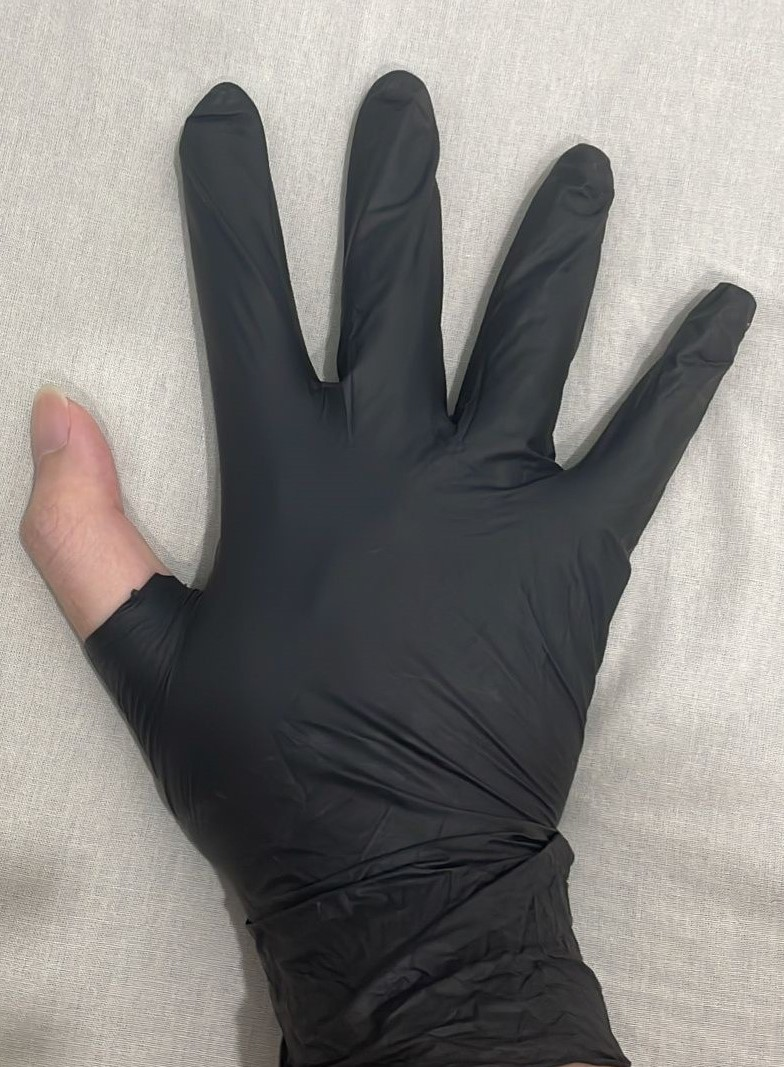
%> input picture alfieDevSpace/RubberNitrile_pic/RNMissingFinger_1.jpg, 784 x 1067 px
$ octave --eval "RubberFinger(imread('RubberNitrile_pic/RNMissingFinger_1.jpg'));"   (GNU Octave 9; MATLAB toolbox functions it lacks are replaced by stand-ins)
%> lines starting %> are read from the running program, lines starting %| are printed output that depends on the picture; in (x1, y1, x2, y2) boxes, pixels count from 0 and x2, y2 are one past the last pixel; in counts of white or black regions, pixels touching at a corner belong together; the program's own positions count from 1
function RubberFinger(input_img, showFigures)
    if nargin < 2, showFigures = true; end
    try
        %hared utilities
        gray_img = GloveDetectionUtils.convertToGrayscale(input_img);
        blurred_img = GloveDetectionUtils.applyGaussianFilter(gray_img, 4);

        %HSV
        % Conve to HSV
        hsv_img = rgb2hsv(input_img);
%> hsv_img: size 1067x784x3 double; mean H, S, V 0.31, 0.0906, 0.532
        H = hsv_img(:,:,1); %Hue
        S = hsv_img(:,:,2); %Saturation
        V = hsv_img(:,:,3); %brightness

        % Detect Glove
        black_mask = (V < 0.3) & (S < 0.5);
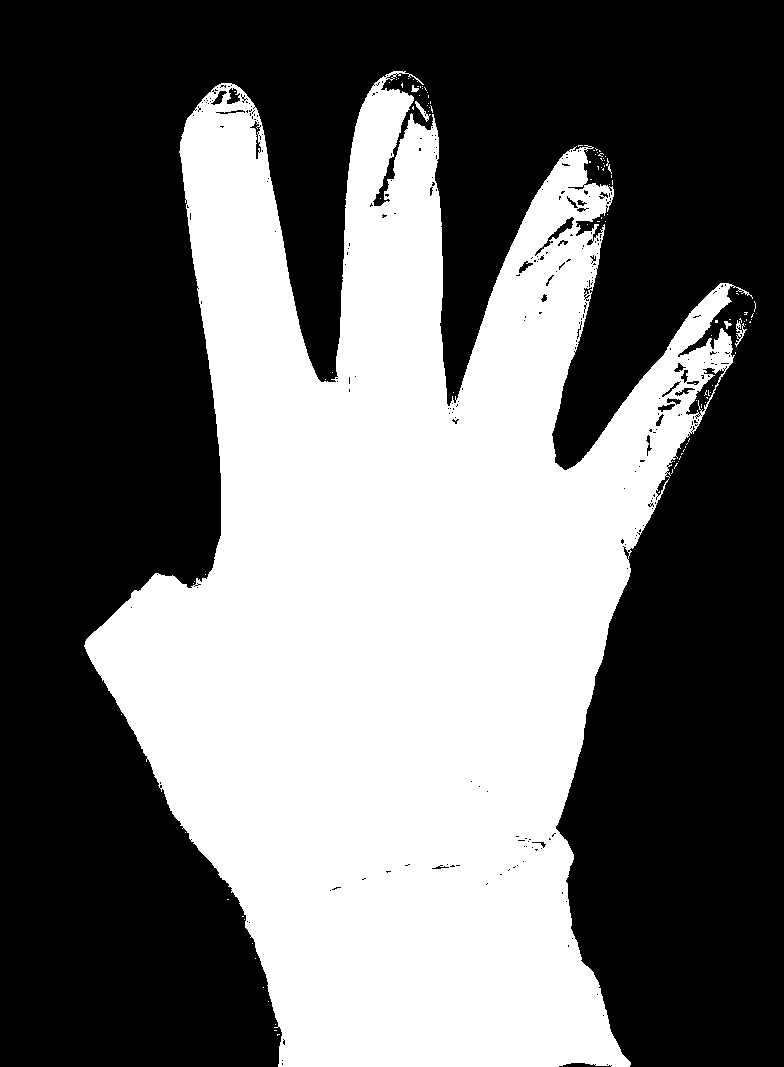
%> black_mask: size 1067x784 logical; 42.3% white; 106 white regions (100 under 20 px), largest, box (x1, y1, x2, y2) and area: (84, 71, 753, 1067) 353646, (735, 320, 747, 347) 106, (415, 101, 431, 122) 89, (411, 85, 419, 92) 32, (724, 321, 732, 329) 32, (606, 158, 612, 174) 27
        black_mask = medfilt2(black_mask, [5 5]); % Rmv noise
%> black_mask: size 1067x784 logical; 42.4% white; 10 white regions (5 under 20 px), largest, box (x1, y1, x2, y2) and area: (85, 71, 733, 1067) 354566, (737, 321, 745, 341) 80, (415, 102, 429, 120) 78, (412, 87, 418, 92) 24, (725, 322, 730, 327) 21
        black_mask = imfill(black_mask, 'holes');
        black_mask = bwareaopen(black_mask, 500);
%> black_mask: size 1067x784 logical; 42.5% white; 1 white region, box (x1, y1, x2, y2) and area: (85, 71, 733, 1067) 355587
        black_mask = bwareafilt(black_mask, 1); % Get largest

        % Detect skin
        skin_mask = ((H < 0.12) | (H > 0.92)) & (S > 0.15) & (S < 0.6) & (V > 0.3) & (V < 0.85);
%> skin_mask: size 1067x784 logical; 2.4% white; 61 white regions (57 under 20 px), largest, box (x1, y1, x2, y2) and area: (20, 386, 170, 642) 19700, (255, 1039, 277, 1067) 367, (559, 1063, 611, 1067) 122, (247, 950, 257, 976) 111
        skin_mask = medfilt2(skin_mask, [5 5]);
%> skin_mask: size 1067x784 logical; 2.5% white; 8 white regions (4 under 20 px), largest, box (x1, y1, x2, y2) and area: (20, 386, 170, 640) 19947, (256, 1039, 276, 1067) 373, (248, 954, 256, 975) 98, (566, 1063, 590, 1067) 86
        skin_mask = bwareaopen(skin_mask, 500);
%> skin_mask: size 1067x784 logical; 2.4% white; 1 white region, box (x1, y1, x2, y2) and area: (20, 386, 170, 640) 19947

        %remove isolated small regions
        skin_mask = bwmorph(skin_mask, 'close', 2);
%> skin_mask: size 1067x784 logical; 2.4% white; 1 white region, box (x1, y1, x2, y2) and area: (20, 386, 170, 640) 20003
        skin_mask = imfill(skin_mask, 'holes');
%> skin_mask: size 1067x784 logical; 2.5% white; 1 white region, box (x1, y1, x2, y2) and area: (20, 386, 170, 640) 20690

        % Detect background
        background_mask = (S < 0.15) & (V > 0.5) & (V < 0.95);
%> background_mask: size 1067x784 logical; 52.1% white; 2004 black regions (2002 under 20 px), largest, box (x1, y1, x2, y2) and area: (20, 70, 757, 1067) 398041, (752, 477, 759, 487) 23
        background_mask = imopen(background_mask, strel('disk', 3));
%> background_mask: size 1067x784 logical; 51.5% white; 1065 black regions (1031 under 20 px), largest, box (x1, y1, x2, y2) and area: (20, 70, 757, 1067) 399533, (730, 605, 775, 657) 732, (754, 496, 784, 563) 672
        background_mask = bwareaopen(background_mask, 5000);
%> background_mask: size 1067x784 logical; 51.4% white; 1065 black regions (1031 under 20 px), largest, box (x1, y1, x2, y2) and area: (20, 70, 757, 1067) 399533, (730, 605, 775, 657) 946, (754, 496, 784, 563) 737
        background_mask = bwareafilt(background_mask, 1);

        %Get Forground
        foreground_base = black_mask | skin_mask; %both glove and detected skin
%> foreground_base: size 1067x784 logical; 45% white; 1 white region, box (x1, y1, x2, y2) and area: (20, 71, 733, 1067) 376277
        foreground_mask = bwconvhull(foreground_base);
%> foreground_mask: size 1067x784 logical; 64.7% white; 1 black region, box (x1, y1, x2, y2) and area: (0, 0, 784, 1067) 294977

        % Expand to include edge
        SE_foreground = strel('disk', 15);
        foreground_mask = imdilate(foreground_mask, SE_foreground);
%> foreground_mask: size 1067x784 logical; 69% white; 1 black region, box (x1, y1, x2, y2) and area: (0, 0, 784, 1067) 259414

        % Remove bg
        foreground_mask = foreground_mask & ~background_mask;
%> foreground_mask: size 1067x784 logical; 47.8% white; 355 white regions (346 under 20 px), largest, box (x1, y1, x2, y2) and area: (20, 70, 747, 1067) 398572, (87, 361, 128, 385) 274, (674, 570, 699, 589) 97

        foreground_mask = imfill(foreground_mask, 'holes');
        foreground_mask = imclose(foreground_mask, strel('disk', 5));
%> foreground_mask: size 1067x784 logical; 48.3% white; 166 white regions (148 under 20 px), largest, box (x1, y1, x2, y2) and area: (20, 70, 747, 1067) 399593, (73, 342, 160, 410) 2154, (672, 526, 711, 601) 853
        foreground_mask = bwareafilt(foreground_mask, 1);
%> foreground_mask: size 1067x784 logical; 47.8% white; 1 white region, box (x1, y1, x2, y2) and area: (20, 70, 747, 1067) 399593

        %glove binary mask
        complete_mask = imbinarize(blurred_img, 0.65);
%> complete_mask: size 1067x784 logical; 48.7% white; 2 white regions, box (x1, y1, x2, y2) and area: (0, 0, 784, 1067) 400521, (58, 429, 140, 610) 6866
        RNMF_defect_mask = imbinarize(blurred_img, 0.40);
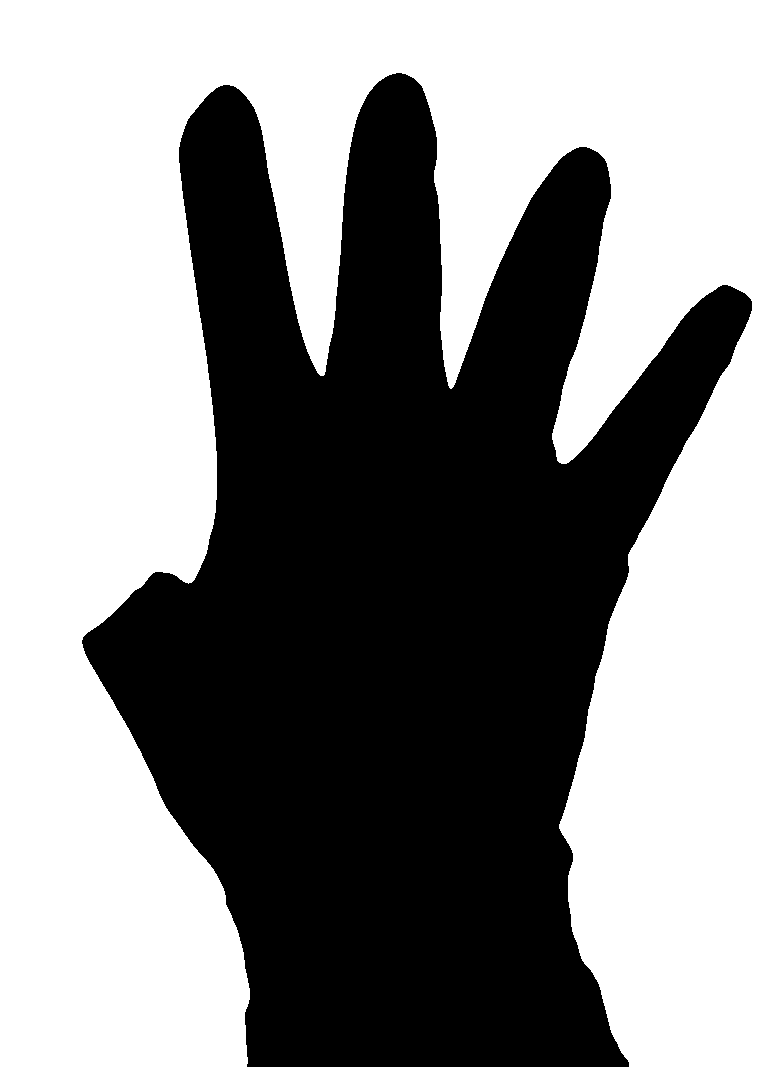
%> RNMF_defect_mask: size 1067x784 logical; 56% white; 1 black region, box (x1, y1, x2, y2) and area: (82, 73, 752, 1067) 368470

        %EDGE
        edges = edge(blurred_img, 'Canny');
%> edges: size 1067x784 logical; 0.7% white in thin lines or dots, all inside (x1, y1, x2, y2) = (18, 70, 757, 1066)
        SE_edge = strel('disk', 2);
        edges_dilated = imdilate(edges, SE_edge);
%> edges_dilated: size 1067x784 logical; 3.1% white; 10 white regions, largest, box (x1, y1, x2, y2) and area: (447, 141, 759, 1067) 9337, (174, 68, 451, 588) 8060, (16, 387, 248, 1067) 5060

        %EXpected Glove shape
        %convex hull of black glove to get expected complete shape
        expected_glove_shape = bwconvhull(black_mask);
%> expected_glove_shape: size 1067x784 logical; 60.7% white; 1 black region, box (x1, y1, x2, y2) and area: (0, 0, 784, 1067) 328878
        SE_expand = strel('disk', 15);
        expected_glove_shape = imdilate(expected_glove_shape, SE_expand);
%> expected_glove_shape: size 1067x784 logical; 64.9% white; 1 black region, box (x1, y1, x2, y2) and area: (0, 0, 784, 1067) 293995
        expected_glove_shape = imfill(expected_glove_shape, 'holes');

        % Inv mask
        complete_mask = ~complete_mask;
        RNMF_defect_mask = ~RNMF_defect_mask;

        % Fill holes in the binary mask glove area
        completed_filled_mask = imfill(complete_mask, 'holes');
%> completed_filled_mask: size 1067x784 logical; 52.1% white; 1 black region, box (x1, y1, x2, y2) and area: (0, 0, 784, 1067) 400521

        %remove noise frm mask
        structuring_element_glove = strel('disk', 10);
        complete_opened_mask = imopen(completed_filled_mask, structuring_element_glove);
%> complete_opened_mask: size 1067x784 logical; 52% white; 1 black region, box (x1, y1, x2, y2) and area: (0, 0, 784, 1067) 401170

        % Remove small objects
        min_glove_area_threshold = 1000;
        RNMF_glove_filtered_mask = bwareaopen(complete_opened_mask, min_glove_area_threshold);
        SE1 = strel('disk', 15);

        % Erode
        RNMF_glove_filtered_mask = imerode(RNMF_glove_filtered_mask, SE1);
%> RNMF_glove_filtered_mask: size 1067x784 logical; 44.7% white; 3 white regions, box (x1, y1, x2, y2) and area: (30, 83, 744, 1067) 371047, (0, 1024, 51, 1067) 1874, (0, 878, 41, 911) 955

        nhood = ones(5);
        open = strel(nhood);
        RNMF_defect_mask = imopen(RNMF_defect_mask, open);
%> RNMF_defect_mask: size 1067x784 logical; 44% white; 1 white region, box (x1, y1, x2, y2) and area: (83, 73, 752, 1067) 368466

        %DETECT missing finger
        %skin inside glove region.
        RN_missingfinger = skin_mask & foreground_mask;
%> RN_missingfinger: size 1067x784 logical; 2.5% white; 1 white region, box (x1, y1, x2, y2) and area: (20, 386, 170, 640) 20687

        % Reject interior holes using distance to OUTER glove  boundary.
        outer_glove_boundary = bwperim(foreground_mask);
%> outer_glove_boundary: size 1067x784 logical; 0.53% white in thin lines or dots, all inside (x1, y1, x2, y2) = (20, 70, 747, 1067)
        dist_to_outer_boundary = bwdist(outer_glove_boundary);
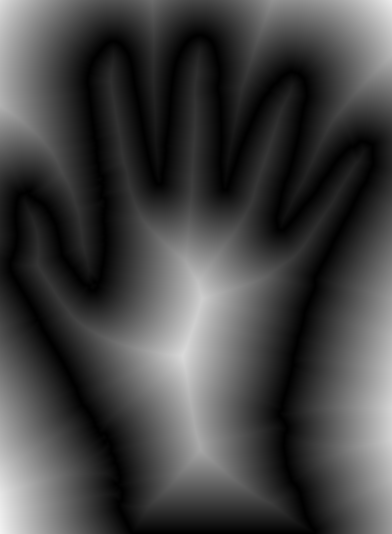
%> dist_to_outer_boundary: size 1067x784 single (shown at 1/2 size); min 0, max 242.6, mean 68.1
        edge_distance_threshold = 18;
        deep_interior_threshold = 26;

        cc_missingfinger = bwconncomp(RN_missingfinger);
%> cc_missingfinger = 1 connected component
        keep_components = false(cc_missingfinger.NumObjects, 1);
%> keep_components = false
        for k = 1:cc_missingfinger.NumObjects
            pixel_idx = cc_missingfinger.PixelIdxList{k};
            min_dist = min(dist_to_outer_boundary(pixel_idx));
            mean_dist = mean(dist_to_outer_boundary(pixel_idx));

            touches_outer_edge_zone = min_dist <= edge_distance_threshold;
            is_deep_interior = mean_dist > deep_interior_threshold;

            % Missing fingers near perimeter
            keep_components(k) = touches_outer_edge_zone && ~is_deep_interior;
        end
%> this loop made 1 pass
%> (min_dist, mean_dist, touches_outer_edge_zone, is_deep_interior) on pass 1: (0, 22.47, true, false)

        RN_missingfinger_filtered_components = false(size(RN_missingfinger));
        for k = 1:cc_missingfinger.NumObjects
            if keep_components(k)
                RN_missingfinger_filtered_components(cc_missingfinger.PixelIdxList{k}) = true;
            end
        end
%> this loop made 1 pass
        RN_missingfinger = RN_missingfinger_filtered_components;

        % remove strong edges
        RN_missingfinger = RN_missingfinger & ~edges_dilated;
%> RN_missingfinger: size 1067x784 logical; 2.4% white; 1 white region, box (x1, y1, x2, y2) and area: (21, 386, 170, 640) 19824
        % Clean noise
        RN_missingfinger = bwareaopen(RN_missingfinger, 200);

        % Dilate to merge nearby detections
        SE_merge = strel('disk', 8);
        RN_missingfinger = imdilate(RN_missingfinger, SE_merge);
%> RN_missingfinger: size 1067x784 logical; 2.9% white; 1 white region, box (x1, y1, x2, y2) and area: (14, 379, 177, 647) 24670
        % Fill holes from dialtonm
        RN_missingfinger = imfill(RN_missingfinger, 'holes');
        %closing to smooth boundaries
        SE_close = strel('disk', 5);
        RN_missingfinger = imclose(RN_missingfinger, SE_close);
%> RN_missingfinger: size 1067x784 logical; 2.9% white; 1 white region, box (x1, y1, x2, y2) and area: (14, 379, 177, 647) 24672
        %erosion refine edges
        SE3 = strel('disk', 2);
        RN_missingfinger = imerode(RN_missingfinger, SE3);
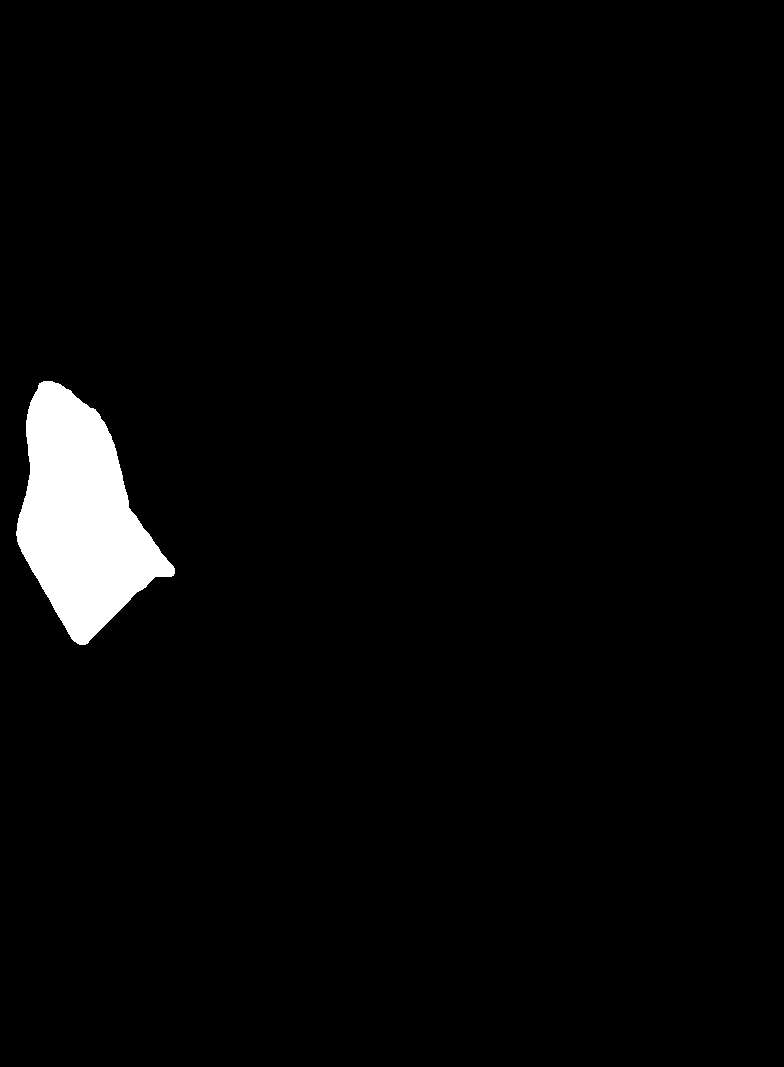
%> RN_missingfinger: size 1067x784 logical; 2.8% white; 1 white region
        % Final fill
        RN_missingfinger = imfill(RN_missingfinger, 'holes');
        % Detect and filter defects
        min_finger_area = 2000;
        [LMissingFinger, RN_missingfinger_filtered] = GloveDetectionUtils.detectAndFilterDefects(RN_missingfinger, min_finger_area);
%> LMissingFinger = 1 region; box (x1, y1, x2, y2) and Area: (16, 381, 175, 645) 23494

        % Save the filtered mask.
        RN_missingfinger = RN_missingfinger_filtered;
        save(fullfile(pwd, 'RNpic.mat'),'black_mask', 'skin_mask', 'background_mask', 'foreground_mask', 'RN_missingfinger');
        save(fullfile(pwd, 'RNvariables.mat'), 'LMissingFinger');

        if showFigures
            displayProcessingSteps(input_img, gray_img, blurred_img, hsv_img, black_mask, skin_mask, background_mask, foreground_mask, edges, edges_dilated, RN_missingfinger);
            GloveDetectionUtils.displayDefectResults(input_img, LMissingFinger, RN_missingfinger_filtered, 'Missing Finger');
        end

    catch ME
        disp(ME.message);
    end
end

function displayProcessingSteps(original_img, gray_img, blurred_img, hsv_img, black_mask, skin_mask, background_mask, foreground_mask, edges, edges_dilated, final_mask)
    h = figure('Name', 'Processing Steps - Rubber Nitrile Missing Finger Detection', 'NumberTitle', 'off', 'Position', [50 50 1500 750]);
    try
        subplot(3,5,1); imshow(original_img); title('1. Original RGB');
        subplot(3,5,2); imshow(gray_img); colormap(gca, gray); title('2. Grayscale');
        subplot(3,5,3); imshow(hsv_img); title('3. HSV Color Space');
        subplot(3,5,4); imshow(blurred_img); colormap(gca, gray); title('4. Gaussian Blurred');
        subplot(3,5,5); imshow(black_mask); title('5. Black Glove (HSV)');
        subplot(3,5,6); imshow(skin_mask); title('6. Skin Mask (HSV) ★');
        subplot(3,5,7); imshow(background_mask); title('7. Background (HSV)');
        subplot(3,5,8); imshow(foreground_mask); title('8. Foreground ★');
        subplot(3,5,9); imshow(edges); title('9. Edges (Canny)');
        subplot(3,5,10); imshow(skin_mask & foreground_mask); title('10. Skin IN Foreground ★★');
        subplot(3,5,11); imshow(edges_dilated); title('11. Edges Dilated');
        subplot(3,5,12); imshow(final_mask); title('12. Final Missing Finger');
        subplot(3,5,13); imshow(labeloverlay(original_img, foreground_mask, 'Colormap', 'spring', 'Transparency', 0.3)); title('13. Foreground Overlay');
        subplot(3,5,14); imshow(labeloverlay(original_img, skin_mask, 'Colormap', 'hot', 'Transparency', 0.4)); title('14. Skin Overlay');
        subplot(3,5,15); imshow(labeloverlay(original_img, final_mask, 'Transparency', 0.6)); title('15. Final Detection');
%> after `imshow(labeloverlay(original_img, final_mask, 'Transparency', 0.6))`:
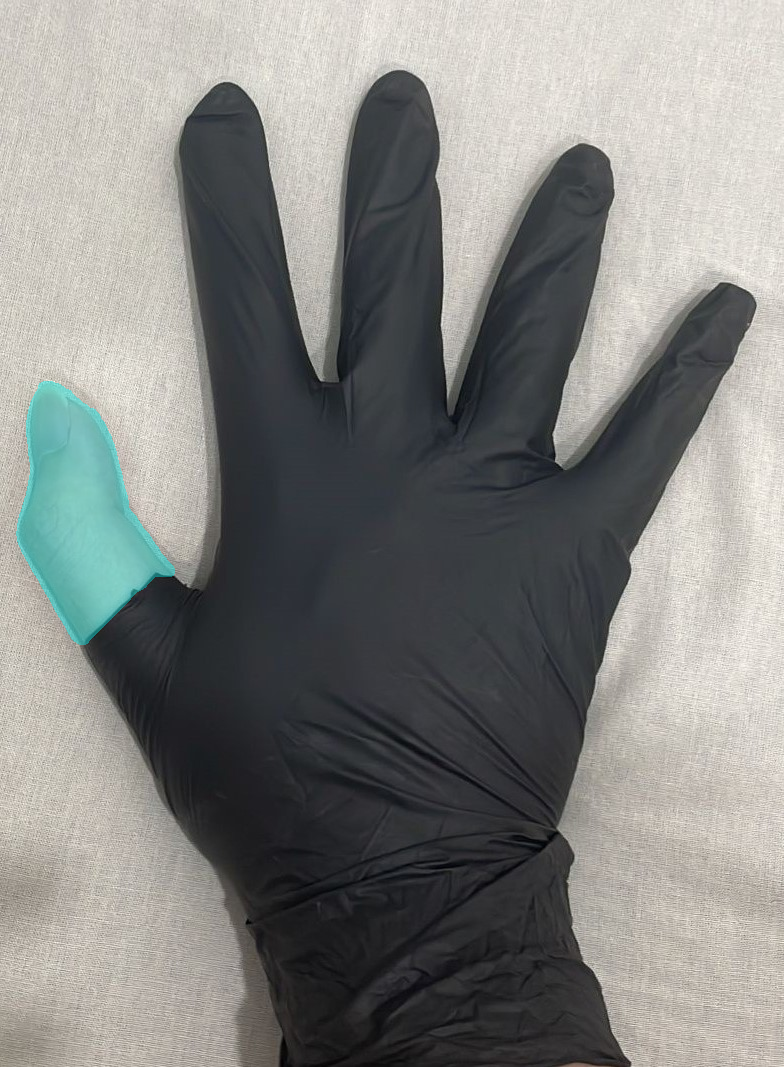
%> displayed picture: size 1067x784x3, on the screen's scale of 0 to 255; mean R, G, B 131.1, 131.8, 129
        drawnow;
    catch
        if ishandle(h), close(h); end
    end
end
